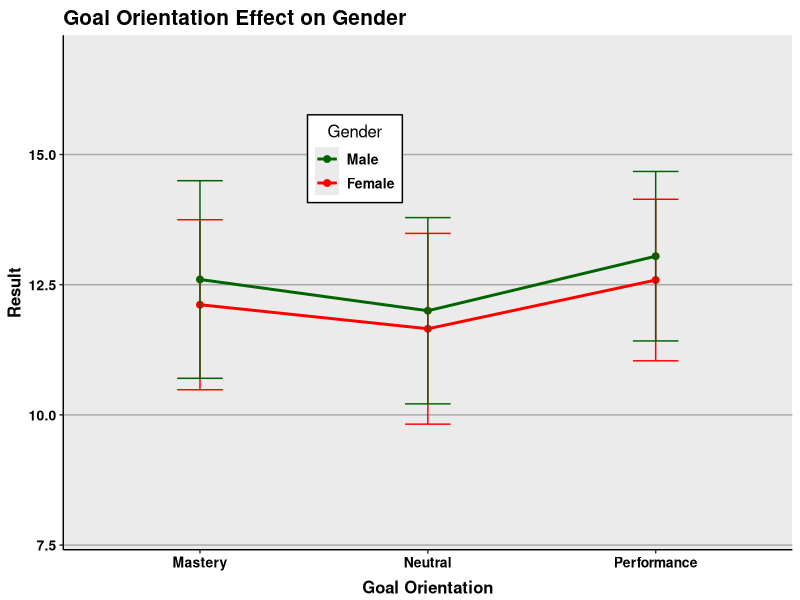
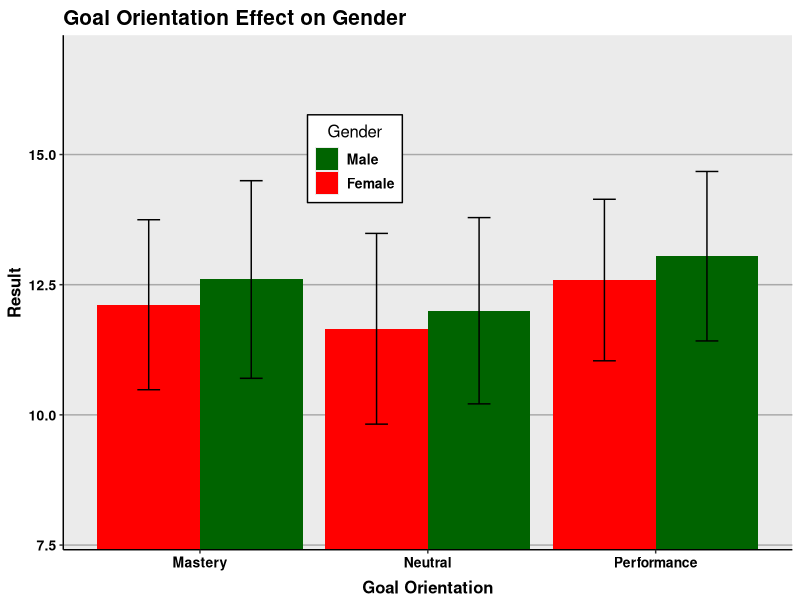

R code for these plots, in order:
## ---- chunk 1
dat<-read.csv("Goal Orientation answersfinal.csv")
## ---- chunk 2
str(dat)
## ---- chunk 3
dat$Gender<-as.factor(dat$Gender)
dat$Condition<-as.factor(dat$Condition)
## ---- chunk 4
summary(aov(Result~Condition*Gender, data=dat))
## ---- chunk 5
library(ggplot2)
library(gplots)
library(dplyr)
## ---- chunk 6
temp<-dat%>%group_by(Condition,Gender)%>%
  summarize(means=mean(Result),
            sems=sd(Result)/sqrt(length(n)))
## ---- chunk 7
f<-ggplot(temp, aes(x=Condition,
                    y=means,
                    group=Gender,
                    color=Gender))+
  geom_line(size=1)+
  geom_point(size=2)+
  scale_color_manual(values=c("darkgreen","red"),
                     name="Gender",
                     breaks=c("Male","Female"),
                     labels=c("Male", "Female"))+
  geom_errorbar(aes(ymax=means+sems, ymin=means-sems),width=.2)+
  ggtitle("Goal Orientation Effect on Gender")+
  labs(x="Goal Orientation",y="Result")+
  theme(plot.title=element_text(size=15,face="bold",vjust=.5))+
  theme(axis.title.x=element_text(size=12,face="bold",vjust=-.25))+
  theme(axis.title.y=element_text(size=12,face="bold",vjust=1))+
  theme(axis.text.x=element_text(size=10,face="bold",color="black"))+
  theme(axis.text.y=element_text(size=10,face="bold",color="black"))+
  coord_cartesian(ylim=c(min(temp$means)-2*max(temp$sems),
                         max(temp$means)+2*max(temp$sems)))+
  theme(panel.border=element_blank(),axis.line=element_line())+
  theme(panel.grid.major.x=element_blank())+
  theme(panel.grid.major.y=element_line(color="darkgrey"))+
  theme(panel.grid.minor.y=element_blank())+
  theme(legend.position=c(.4,.76))+
  theme(legend.background=element_blank())+
  theme(legend.background=element_rect(color="black"))+
  theme(legend.title=element_blank())+
  theme(legend.title=element_text(size=12))+
  theme(legend.title.align=.5)+
  theme(legend.text=element_text(size=10,face="bold"))
f

f<-ggplot(temp, aes(x=Condition,
                    y=means,
                    fill=Gender))+
  geom_bar(stat="identity",position=position_dodge())+
  scale_fill_manual(values=c("darkgreen","red"),
                     name="Gender",
                     breaks=c("Male", "Female"),
                     labels=c("Male", "Female"))+
  geom_errorbar(aes(ymax=means+sems,
                    ymin=means-sems),
                width=.2,
                position=position_dodge(.9))+
  ggtitle("Goal Orientation Effect on Gender")+
  labs(x="Goal Orientation",y="Result")+
  theme(plot.title=element_text(size=15,face="bold",vjust=.5))+
  theme(axis.title.x=element_text(size=12,face="bold",vjust=-.25))+
  theme(axis.title.y=element_text(size=12,face="bold",vjust=1))+
  theme(axis.text.x=element_text(size=10,face="bold",color="black"))+
  theme(axis.text.y=element_text(size=10,face="bold",color="black"))+
  coord_cartesian(ylim=c(min(temp$means)-2*max(temp$sems),
                         max(temp$means)+2*max(temp$sems)))+
  theme(panel.border=element_blank(),axis.line=element_line())+
  theme(panel.grid.major.x=element_blank())+
  theme(panel.grid.major.y=element_line(color="darkgrey"))+
  theme(panel.grid.minor.y=element_blank())+
  theme(legend.position=c(.4,.76))+
  theme(legend.background=element_blank())+
  theme(legend.background=element_rect(color="black"))+
  theme(legend.title=element_blank())+
  theme(legend.title=element_text(size=12))+
  theme(legend.title.align=.5)+
  theme(legend.text=element_text(size=10,face="bold"))
f
